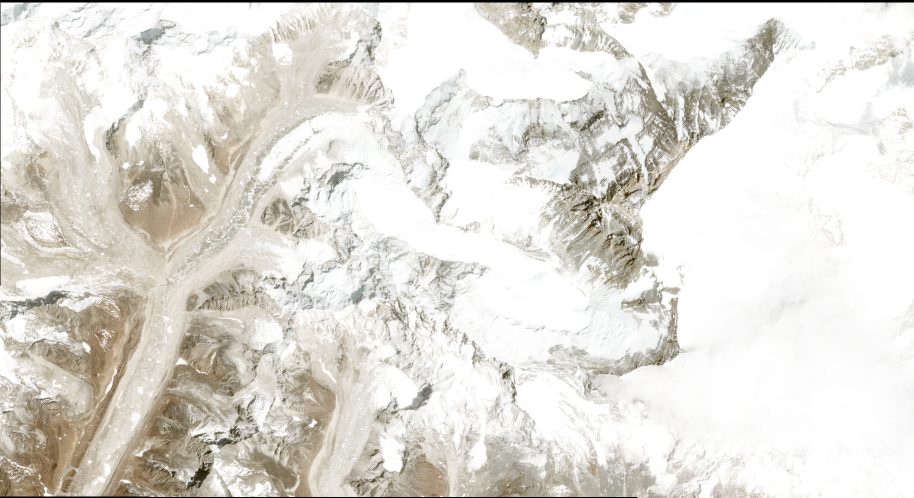
#> input picture eratosthenes/postprocessing/S2B_MSIL1C_20200407T044659_N0209_R076_T45RVL_20200407T082519_Visual_clip.tif, 1827 x 995 px (shown at 1/2 size)
$ python -i handler_im.py   (imports and definitions only)
#> lines starting #> are read from the running program, lines starting #| are printed output that depends on the picture
# generic libraries
import numpy as np

from scipy import ndimage, linalg
from scipy.interpolate import griddata

# [633 lines left out: functions conv_2Dfilter, toeplitz_block, nan_resistant_conv2, nan_resistant_diff2, select_boi_from_stack, get_image_subset and 5 more, not called in this run]

def harst_conv(I, ftype='bezier'):
    """ construct derivatives through double filtering [1]

    Parameters
    ----------
    I : np.array, size=(m,n)
        array with intensities
    ftype : {'bezier', 'bspline','catmull','cubic'}
        the type of gradient filter to use. The default is 'bezier'.

    Returns
    -------
    I_y : np.array, size=(m,n)
        gradient in vertical direction
    I_x : np.array, size=(m,n)
        gradient in horizontal direction

    References
    ----------
    .. [1] Harst, "Simple filter design for first and second order derivatives
       by a double filtering approach" Pattern recognition letters, vol.42
       pp.65–71, 2014.
    """
    # define kernels
    un = np.array([0.125, 0.250, 0.500, 1.000])
    up= np.array([0.75, 1.0, 1.0, 0.0])
    if ftype=='bezier':
        M = np.array([[-1, -3, +3, -1],
                     [ +0, +3, -6, +3],
                     [ +0, +0, +3, -3],
                     [ +0, +0, +0, +1]])
    elif ftype=='bspline':
        M = np.array([[-1, +3, -3, +1],
                     [ +3, -6, +3, +0],
                     [ -3, +0, +3, +0],
                     [ +1, +4, +1, +0]]) /6
    elif ftype=='catmull':
        M = np.array([[-1, +3, -3, +1],
                     [ +2, -5, +4, -1],
                     [ -1, +0, +1, +0],
                     [ +0, +2, +0, +0]]) /2
    elif ftype=='cubic':
        M = np.array([[-1, +3, -3, +1],
                     [ +3, -6, +3, +0],
                     [ -2, -3, +6, -1],
                     [ +0, +6, +0, +0]]) /6

    d = np.matmul(un, M)
    k = np.matmul(up, M)

    I_y = ndimage.convolve1d(ndimage.convolve1d(I, np.convolve(d, k), axis=0),
                             np.convolve(k, k), axis=1)
    I_x = ndimage.convolve1d(ndimage.convolve1d(I, np.convolve(k, k), axis=0),
                             np.convolve(d, k), axis=1)
    return I_y, I_x

>>> import cv2
>>> picture = cv2.imread('../postprocessing/S2B_MSIL1C_20200407T044659_N0209_R076_T45RVL_20200407T082519_Visual_clip.tif', cv2.IMREAD_GRAYSCALE)
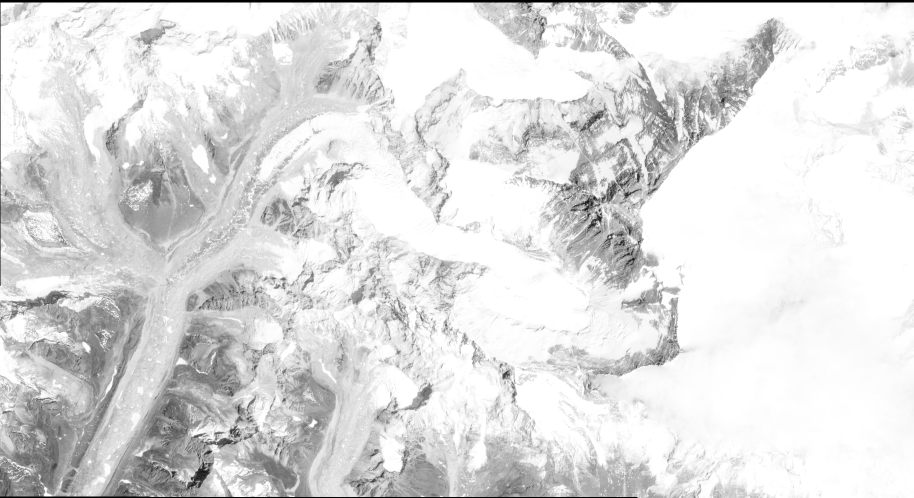
#> picture: shape (995, 1827) (shown at 1/2 size); min 0, max 255, mean 222.8
>>> result = harst_conv(picture)
#> in harst_conv, `I_y = ndimage.convolve1d(ndimage.convolve1d(I, np.convolve(d, k), axis..`:
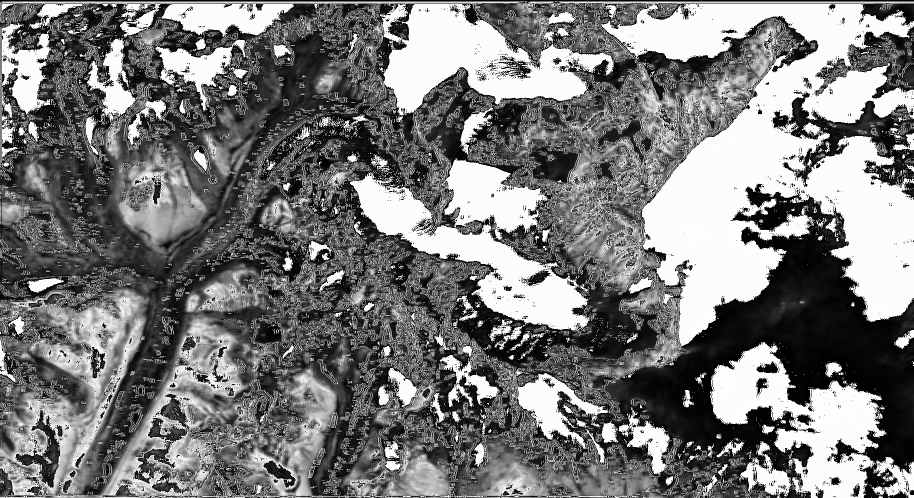
#> I_y: shape (995, 1827) (shown at 1/2 size); min 0, max 255, mean 122.1
#> in harst_conv, `I_x = ndimage.convolve1d(ndimage.convolve1d(I, np.convolve(k, k), axis..`:
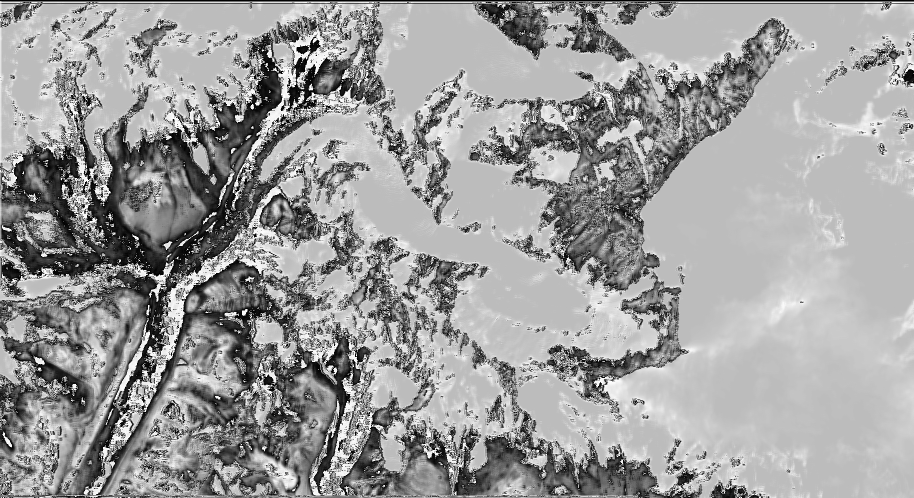
#> I_x: shape (995, 1827) (shown at 1/2 size); min 0, max 255, mean 156.2
